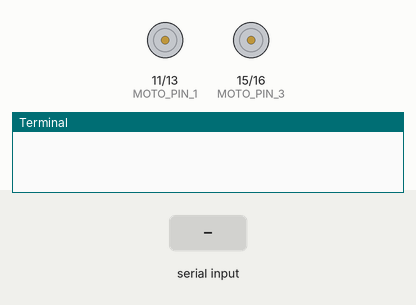
This program was run on a simulated Raspberry Pi (header pin numbers). Parts: motor-driver pin pairs drawn as motors (green arrow = first pin HIGH = forward, orange = second pin HIGH = backward, longer = more drive), the last lines printed to the terminal. Inputs (shaded band) come from the test bench.

Above: at 1.2 s.
1.3 s: "w" typed at the terminal
At 1.37 s:
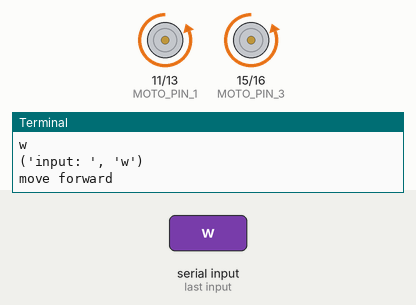
2.9 s: "s" typed at the terminal
At 2.97 s:
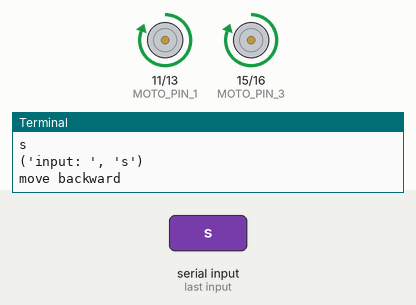
4.5 s: "a" typed at the terminal
At 4.57 s:
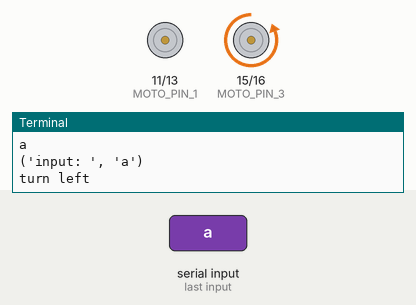
6.1 s: "d" typed at the terminal
At 6.17 s:
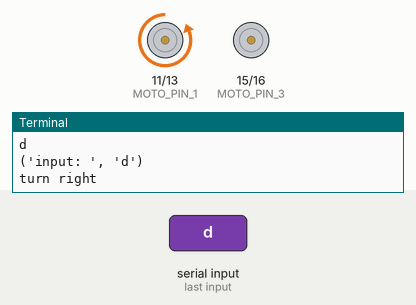
7.7 s: "q" typed at the terminal
At 7.77 s:
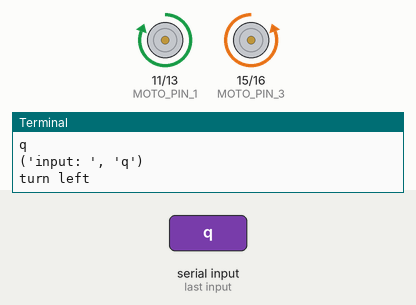
9.3 s: "e" typed at the terminal
At 9.37 s:
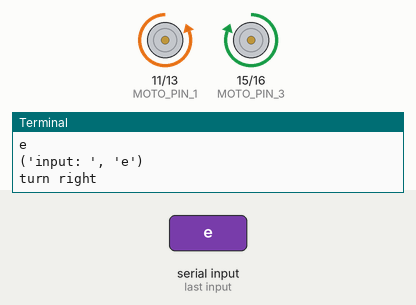
Timing chart, 0 to 11.9 s (numbered marks = the images above; inputs shaded):
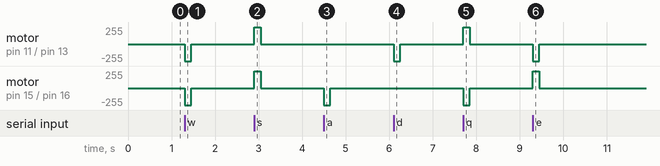

Measured:
- after the input at 1.3 s, motor on pin 11 (MOTO_PIN_1) / pin 13 (MOTO_PIN_2), motor on pin 15 (MOTO_PIN_3) / pin 16 (MOTO_PIN_4): stopped → backward 255/255 at once, → stopped 0.15 s later
- after the input at 2.9 s, motor on pin 11 (MOTO_PIN_1) / pin 13 (MOTO_PIN_2), motor on pin 15 (MOTO_PIN_3) / pin 16 (MOTO_PIN_4): stopped → forward 255/255 at once, → stopped 0.15 s later
- after the input at 4.5 s, motor on pin 15 (MOTO_PIN_3) / pin 16 (MOTO_PIN_4): stopped → backward 255/255 at once, → stopped 0.15 s later
- after the input at 6.1 s, motor on pin 11 (MOTO_PIN_1) / pin 13 (MOTO_PIN_2): stopped → backward 255/255 at once, → stopped 0.15 s later
- after the input at 7.7 s, motor on pin 11 (MOTO_PIN_1) / pin 13 (MOTO_PIN_2): stopped → forward 255/255 at once, → stopped 0.15 s later; motor on pin 15 (MOTO_PIN_3) / pin 16 (MOTO_PIN_4): stopped → backward 255/255 at once, → stopped 0.15 s later
- after the input at 9.3 s, motor on pin 11 (MOTO_PIN_1) / pin 13 (MOTO_PIN_2): stopped → backward 255/255 at once, → stopped 0.15 s later; motor on pin 15 (MOTO_PIN_3) / pin 16 (MOTO_PIN_4): stopped → forward 255/255 at once, → stopped 0.15 s later

The program:

motor.py
```python
import sys
import warnings
import time
from threading import Timer
import RPi.GPIO as GPIO

MOTO_PIN_1 = 11
MOTO_PIN_2 = 13
MOTO_PIN_3 = 15
MOTO_PIN_4 = 16

def init():
	GPIO.setmode(GPIO.BOARD)
        GPIO.setup(MOTO_PIN_1, GPIO.OUT)
        GPIO.setup(MOTO_PIN_2, GPIO.OUT)
        GPIO.setup(MOTO_PIN_3, GPIO.OUT)
        GPIO.setup(MOTO_PIN_4, GPIO.OUT)


def deinit():
	GPIO.cleanup()

def _left_forward():
	GPIO.output(MOTO_PIN_1, GPIO.LOW)
	GPIO.output(MOTO_PIN_2, GPIO.HIGH)

def _left_stop():
	GPIO.output(MOTO_PIN_1, GPIO.LOW)
	GPIO.output(MOTO_PIN_2, GPIO.LOW)

def _left_backward():
	GPIO.output(MOTO_PIN_1, GPIO.HIGH)
	GPIO.output(MOTO_PIN_2, GPIO.LOW)


def _right_forward():
	GPIO.output(MOTO_PIN_3, GPIO.LOW)
	GPIO.output(MOTO_PIN_4, GPIO.HIGH)

def _right_stop():
	GPIO.output(MOTO_PIN_3, GPIO.LOW)
	GPIO.output(MOTO_PIN_4, GPIO.LOW)

def _right_backward():
	GPIO.output(MOTO_PIN_3, GPIO.HIGH)
	GPIO.output(MOTO_PIN_4, GPIO.LOW)

def forward(step):
	print "move forward"
	init()
	_left_forward()
	_right_forward()
	time.sleep(step)
	deinit()

def backward(step):
	print "move backward"
	init()
	_left_backward()
	_right_backward()
	time.sleep(step)
	deinit()

def pivot_left(step):
	print "turn left"
	init()
	_left_backward()
	_right_forward()
	time.sleep(step)
	deinit()

def pivot_right(step):
	print "turn right"
	init()
	_left_forward()
	_right_backward()
	time.sleep(step)
	deinit()

def turn_left(step):
	print "turn left"
	init()
	_left_stop()
	_right_forward()
	time.sleep(step)
	deinit()

def turn_right(step):
	print "turn right"
	init()
	_left_forward()
	_right_stop()
	time.sleep(step)
	deinit()

def key_input(event):
	print 'key_input:', event.char
	key_press = event.char
	sleep_time = 0.030
	if key_press.lower() == 'w':
		forward(sleep_time)
	elif key_press.lower() == 's':
		backward(sleep_time)
	elif key_press.lower() == 'a':
		turn_left(sleep_time)
	elif key_press.lower() == 'd':
		turn_right(sleep_time)

def main_loop():
	while True:
		key_press = raw_input()
		print("input: ", key_press)
		sleep_time = 0.150
		if key_press.lower() == 'w':
			forward(sleep_time)
		elif key_press.lower() == 's':
			backward(sleep_time)
		elif key_press.lower() == 'a':
			turn_left(sleep_time)
		elif key_press.lower() == 'd':
			turn_right(sleep_time)
		elif key_press.lower() == 'q':
			pivot_left(sleep_time)
		elif key_press.lower() == 'e':
			pivot_right(sleep_time)
		elif key_press.lower() == "z":
			break
		else:
			pass
def auto_run():
	while True:
		sleep_time = 0.450
		backward(sleep_time)
		forward(sleep_time)
	#turn_left(sleep_time)
	#turn_right(sleep_time)
	#pivot_left(sleep_time)
	#pivot_right(sleep_time)

#auto_run()
main_loop()
```
